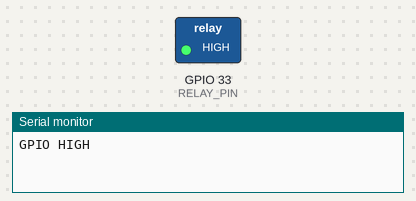
A sketch run on a simulated ESP32. Shown: switched loads named in the sketch (green lamp = pin HIGH), the last lines printed to the serial monitor.

Above: at 1.5 s.
At 4.5 s:
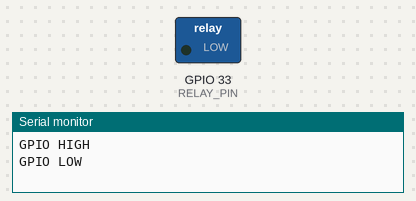
Timing chart, 0 to 7.8 s (numbered marks = the images above):
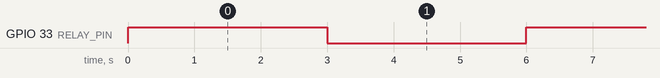

The sketch:

test_RelayModule.ino
```cpp
constexpr uint8_t RELAY_PIN = 33;

void setup()
{
    Serial.begin(115200);
    pinMode(RELAY_PIN, OUTPUT);
}

void loop()
{
    Serial.println("GPIO HIGH");
    digitalWrite(RELAY_PIN, HIGH);
    delay(3000);

    Serial.println("GPIO LOW");
    digitalWrite(RELAY_PIN, LOW);
    delay(3000);
}
```

Measured:
- by itself, GPIO 33 (RELAY_PIN): alternates HIGH for 3.0 s and LOW for 3.0 s
